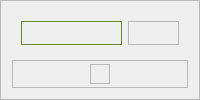
        <widget class="QFrame" name="main_view">
         <property name="sizePolicy">
          <sizepolicy hsizetype="Expanding" vsizetype="Preferred">
           <horstretch>4</horstretch>
           <verstretch>0</verstretch>
          </sizepolicy>
         </property>
         <property name="frameShape">
          <enum>QFrame::StyledPanel</enum>
         </property>
         <property name="lineWidth">
          <number>7</number>
         </property>
         <property name="midLineWidth">
          <number>7</number>
         </property>
         <layout class="QVBoxLayout" name="verticalLayout_2">
          <item>
           <widget class="QFrame" name="graoh_view">
            <property name="sizePolicy">
             <sizepolicy hsizetype="Preferred" vsizetype="Expanding">
              <horstretch>0</horstretch>
              <verstretch>3</verstretch>
             </sizepolicy>
            </property>
            <layout class="QHBoxLayout" name="horizontalLayout_2">
             <item>
              <widget class="QFrame" name="frame">
               <property name="sizePolicy">
                <sizepolicy hsizetype="Expanding" vsizetype="Preferred">
                 <horstretch>2</horstretch>
                 <verstretch>0</verstretch>
                </sizepolicy>
               </property>
               <property name="palette">
                <palette>
                 <active>
                  <colorrole role="Base">
                   <brush brushstyle="SolidPattern">
                    <color alpha="255">
                     <red>55</red>
                     <green>172</green>
                     <blue>104</blue>
                    </color>
                   </brush>
                  </colorrole>
                  <colorrole role="Window">
                   <brush brushstyle="SolidPattern">
                    <color alpha="255">
                     <red>134</red>
                     <green>179</green>
                     <blue>50</blue>
                    </color>
                   </brush>
                  </colorrole>
                 </active>
                 <inactive>
                  <colorrole role="Base">
                   <brush brushstyle="SolidPattern">
                    <color alpha="255">
                     <red>55</red>
                     <green>172</green>
                     <blue>104</blue>
                    </color>
                   </brush>
                  </colorrole>
                  <colorrole role="Window">
                   <brush brushstyle="SolidPattern">
                    <color alpha="255">
                     <red>134</red>
                     <green>179</green>
                     <blue>50</blue>
                    </color>
                   </brush>
                  </colorrole>
                 </inactive>
                 <disabled>
                  <colorrole role="Base">
                   <brush brushstyle="SolidPattern">
                    <color alpha="255">
                     <red>134</red>
                     <green>179</green>
                     <blue>50</blue>
                    </color>
                   </brush>
                  </colorrole>
                  <colorrole role="Window">
                   <brush brushstyle="SolidPattern">
                    <color alpha="255">
                     <red>134</red>
                     <green>179</green>
                     <blue>50</blue>
                    </color>
                   </brush>
                  </colorrole>
                 </disabled>
                </palette>
               </property>
               <property name="autoFillBackground">
                <bool>false</bool>
               </property>
               <property name="frameShape">
                <enum>QFrame::StyledPanel</enum>
               </property>
               <property name="frameShadow">
                <enum>QFrame::Plain</enum>
               </property>
               <property name="lineWidth">
                <number>6</number>
               </property>
               <property name="midLineWidth">
                <number>6</number>
               </property>
              </widget>
             </item>
             <item>
              <widget class="QFrame" name="verticalFrame">
               <property name="sizePolicy">
                <sizepolicy hsizetype="Expanding" vsizetype="Preferred">
                 <horstretch>1</horstretch>
                 <verstretch>0</verstretch>
                </sizepolicy>
               </property>
               <property name="frameShape">
                <enum>QFrame::StyledPanel</enum>
               </property>
               <property name="lineWidth">
                <number>6</number>
               </property>
               <property name="midLineWidth">
                <number>6</number>
               </property>
               <layout class="QVBoxLayout" name="verticalLayout_3"/>
              </widget>
             </item>
            </layout>
           </widget>
          </item>
          <item>
           <widget class="QFrame" name="top_stats">
            <property name="sizePolicy">
             <sizepolicy hsizetype="Preferred" vsizetype="Expanding">
              <horstretch>0</horstretch>
              <verstretch>2</verstretch>
             </sizepolicy>
            </property>
            <property name="frameShape">
             <enum>QFrame::StyledPanel</enum>
            </property>
            <property name="lineWidth">
             <number>6</number>
            </property>
            <property name="midLineWidth">
             <number>6</number>
            </property>
            <layout class="QHBoxLayout" name="horizontalLayout_3">
             <property name="leftMargin">
              <number>0</number>
             </property>
             <property name="topMargin">
              <number>0</number>
             </property>
             <property name="rightMargin">
              <number>0</number>
             </property>
             <property name="bottomMargin">
              <number>0</number>
             </property>
             <item>
              <widget class="QFrame" name="sizegrip">
               <property name="sizePolicy">
                <sizepolicy hsizetype="Fixed" vsizetype="Fixed">
                 <horstretch>0</horstretch>
                 <verstretch>0</verstretch>
                </sizepolicy>
               </property>
               <property name="minimumSize">
                <size>
                 <width>20</width>
                 <height>20</height>
                </size>
               </property>
               <property name="maximumSize">
                <size>
                 <width>20</width>
                 <height>20</height>
                </size>
               </property>
               <property name="frameShape">
                <enum>QFrame::StyledPanel</enum>
               </property>
               <property name="frameShadow">
                <enum>QFrame::Raised</enum>
               </property>
              </widget>
             </item>
            </layout>
           </widget>
          </item>
         </layout>
        </widget>
